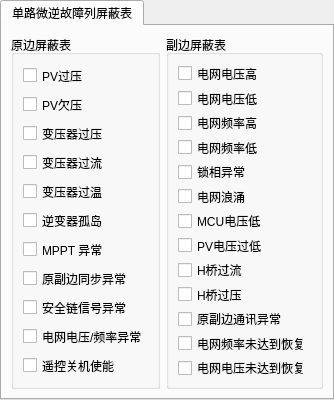
        <widget class="QTabWidget" name="tabWidget_5">
         <property name="currentIndex">
          <number>0</number>
         </property>
         <widget class="QWidget" name="tab_18">
          <attribute name="title">
           <string>单路微逆故障列屏蔽表</string>
          </attribute>
          <layout class="QHBoxLayout" name="horizontalLayout_4">
           <item>
            <widget class="QGroupBox" name="groupBox_11">
             <property name="title">
              <string>原边屏蔽表</string>
             </property>
             <layout class="QVBoxLayout" name="verticalLayout_7">
              <item>
               <widget class="QCheckBox" name="bym550_pv_ov_ckx">
                <property name="text">
                 <string>PV过压</string>
                </property>
               </widget>
              </item>
              <item>
               <widget class="QCheckBox" name="bym550_pv_uv_ckx">
                <property name="text">
                 <string>PV欠压</string>
                </property>
               </widget>
              </item>
              <item>
               <widget class="QCheckBox" name="bym550_dc_ov_ckx">
                <property name="text">
                 <string>变压器过压</string>
                </property>
               </widget>
              </item>
              <item>
               <widget class="QCheckBox" name="bym550_dc_oa_ckx">
                <property name="text">
                 <string>变压器过流</string>
                </property>
               </widget>
              </item>
              <item>
               <widget class="QCheckBox" name="bym550_dc_ot_ckx">
                <property name="text">
                 <string>变压器过温</string>
                </property>
               </widget>
              </item>
              <item>
               <widget class="QCheckBox" name="bym550_land_ckx">
                <property name="text">
                 <string>逆变器孤岛</string>
                </property>
               </widget>
              </item>
              <item>
               <widget class="QCheckBox" name="bym550_mppt_ckx">
                <property name="text">
                 <string>MPPT 异常</string>
                </property>
               </widget>
              </item>
              <item>
               <widget class="QCheckBox" name="bym550_sync_error">
                <property name="text">
                 <string>原副边同步异常</string>
                </property>
               </widget>
              </item>
              <item>
               <widget class="QCheckBox" name="bym550_safe_chain_ckx">
                <property name="text">
                 <string>安全链信号异常</string>
                </property>
               </widget>
              </item>
              <item>
               <widget class="QCheckBox" name="bym550_grid_ckx">
                <property name="text">
                 <string>电网电压/频率异常</string>
                </property>
               </widget>
              </item>
              <item>
               <widget class="QCheckBox" name="bym550_off_ckx">
                <property name="text">
                 <string>遥控关机使能</string>
                </property>
               </widget>
              </item>
             </layout>
            </widget>
           </item>
           <item>
            <widget class="QGroupBox" name="groupBox_12">
             <property name="title">
              <string>副边屏蔽表</string>
             </property>
             <layout class="QVBoxLayout" name="verticalLayout_10">
              <item>
               <widget class="QCheckBox" name="bym550_grid_ov_ckx">
                <property name="text">
                 <string>电网电压高</string>
                </property>
               </widget>
              </item>
              <item>
               <widget class="QCheckBox" name="bym550_grid_uv_ckx">
                <property name="text">
                 <string>电网电压低</string>
                </property>
               </widget>
              </item>
              <item>
               <widget class="QCheckBox" name="bym550_grid_of_ckx">
                <property name="text">
                 <string>电网频率高</string>
                </property>
               </widget>
              </item>
              <item>
               <widget class="QCheckBox" name="bym550_grid_uf_ckx">
                <property name="text">
                 <string>电网频率低</string>
                </property>
               </widget>
              </item>
              <item>
               <widget class="QCheckBox" name="bym550_lock_ckx">
                <property name="text">
                 <string>锁相异常</string>
                </property>
               </widget>
              </item>
              <item>
               <widget class="QCheckBox" name="bym550_surge_ckx">
                <property name="text">
                 <string>电网浪涌</string>
                </property>
               </widget>
              </item>
              <item>
               <widget class="QCheckBox" name="bym550_mcu_uv_ckx">
                <property name="text">
                 <string>MCU电压低</string>
                </property>
               </widget>
              </item>
              <item>
               <widget class="QCheckBox" name="bym550_pv_uv_ckx_2">
                <property name="text">
                 <string>PV电压过低</string>
                </property>
               </widget>
              </item>
              <item>
               <widget class="QCheckBox" name="bym550_hbd_oa_ckx">
                <property name="text">
                 <string>H桥过流</string>
                </property>
               </widget>
              </item>
              <item>
               <widget class="QCheckBox" name="bym550_hbd_ov_ckx">
                <property name="text">
                 <string>H桥过压</string>
                </property>
               </widget>
              </item>
              <item>
               <widget class="QCheckBox" name="bym550_cmu_ckx">
                <property name="text">
                 <string>原副边通讯异常</string>
                </property>
               </widget>
              </item>
              <item>
               <widget class="QCheckBox" name="bym550_gf_out_ckx">
                <property name="text">
                 <string>电网频率未达到恢复</string>
                </property>
               </widget>
              </item>
              <item>
               <widget class="QCheckBox" name="bym550_gv_out_ckx">
                <property name="text">
                 <string>电网电压未达到恢复</string>
                </property>
               </widget>
              </item>
             </layout>
            </widget>
           </item>
          </layout>
         </widget>
        </widget>
